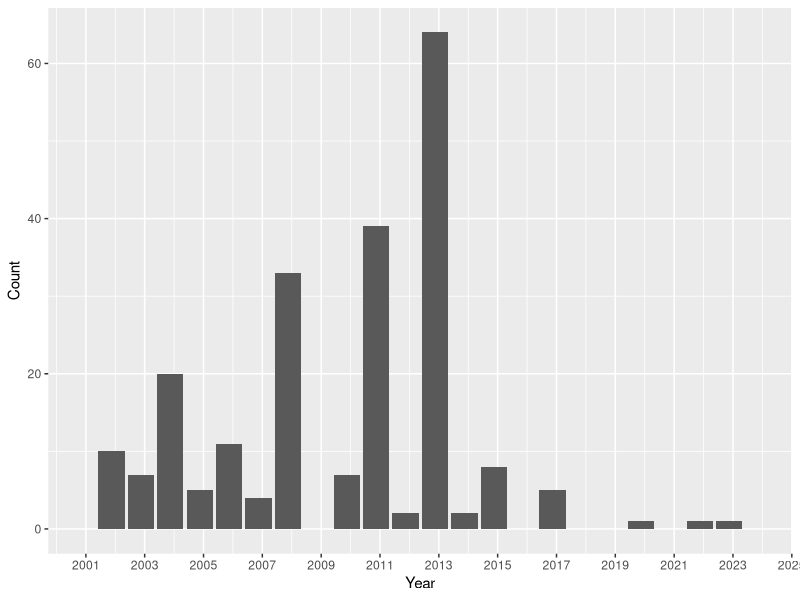
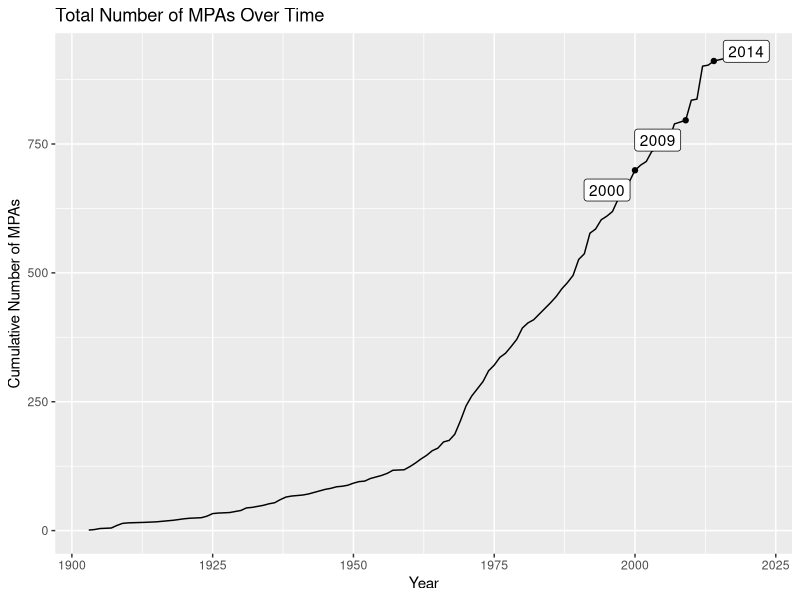
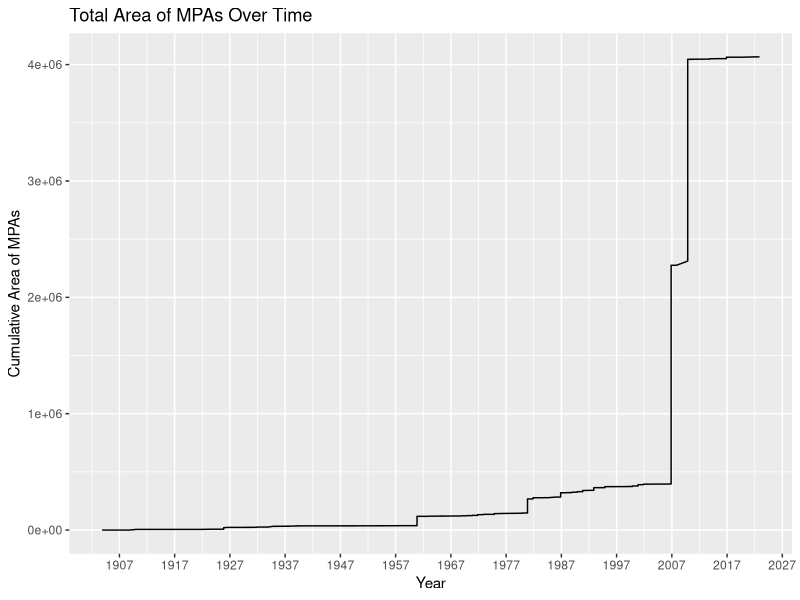
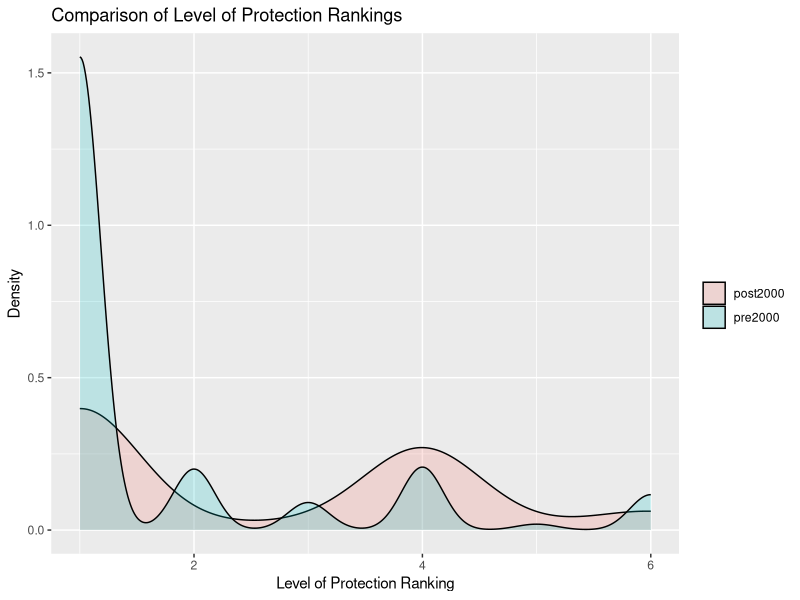
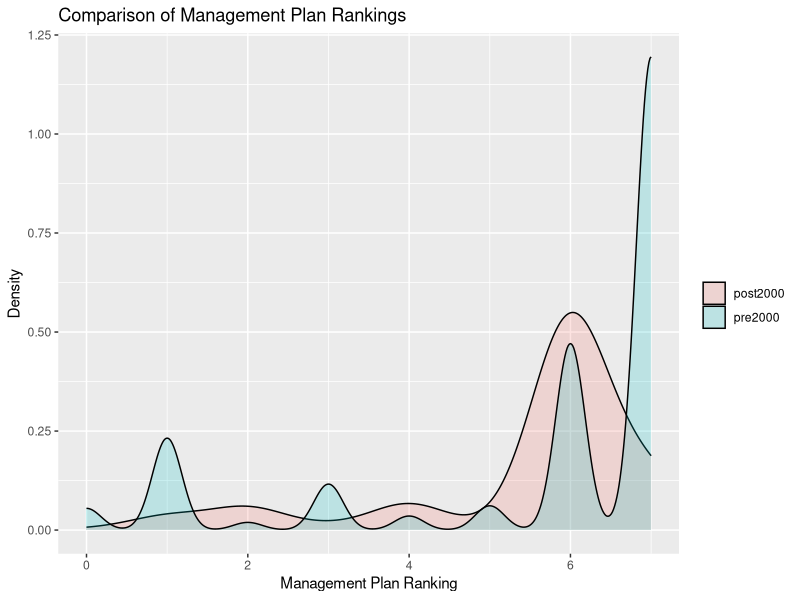
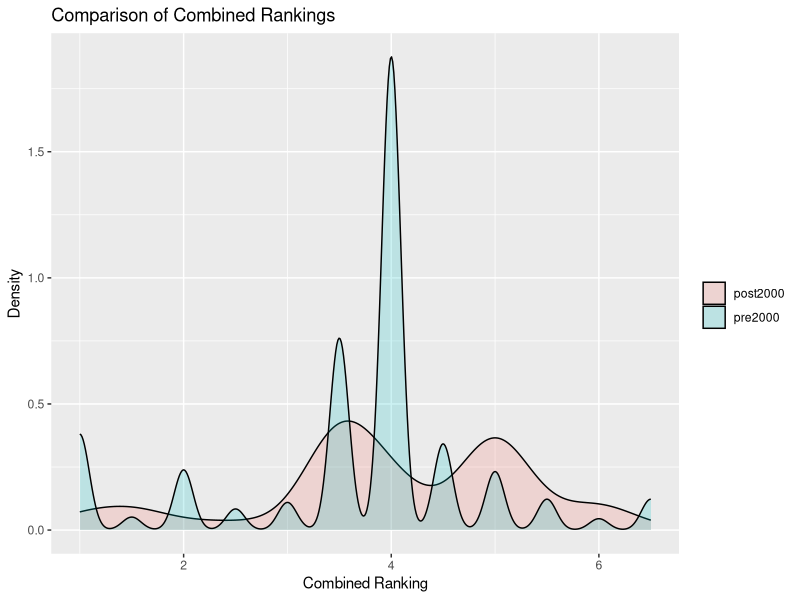

Write the R code that produced these figures, in order.
## ---- chunk 1
#knitr::opts_chunk$set(echo = TRUE)
library(here)
library(tidyverse)
library(lubridate)
library(dplyr)
library(ggplot2)
here()

MPA.data <- read.csv(here('DataRaw/NOAA_Marine_Protected_Areas_Inventory_2023.csv'),
                     stringsAsFactors = TRUE, 
                     colClasses = c('Year.Established' = 'factor'))

MPA.data.clean <- MPA.data %>%
  select(OBJECTID, Site.Name, State, Level.of.Protection, Management.Plan, Year.Established, Marine.Status, Area..km2., Marine.Area..km2., Percent.Area.Marine, No.Take.Area..km2., Longitude, Latitude) %>% 
  filter(Year.Established != 0)

MPA.data.clean$Year.Established <- as.Date(MPA.data.clean$Year.Established, format = '%Y')

colnames(MPA.data.clean)[8] <- "Area"
colnames(MPA.data.clean)[9] <- "Marine.Area"
colnames(MPA.data.clean)[11] <- "No.Take.Area"
  
Clean.plot <- 
  ggplot(MPA.data.clean) +
  geom_bar(aes(x=Year.Established)) +
  scale_x_date(date_breaks = "2 years", date_labels = "%Y", limits = as.Date(c("2000-11-15", "2023-11-15"))) +
  labs(x = "Year", y = "Count")
print(Clean.plot)


NoTake <- MPA.data.clean %>% 
  filter(No.Take.Area != 0)

PartialNoTake <- NoTake %>% 
  filter(Area != No.Take.Area)

#filter(Marine.Status == Marine)?
## ---- chunk 2
library(ggrepel)

MPA.parks.year <- MPA.data.clean %>%
  mutate("year" = year(Year.Established)) %>%
  group_by(year) %>%
  summarise(count = n()) %>% # Getting the number of parks created per year
  mutate('Cumulative' = cumsum(count)) # Calculating a cumulative sum of the total number of parks per year

# Plot the cumulative sum of NUMBER of MPAs per year to visualize trend over time.
total_num_plot <-
  ggplot(MPA.parks.year) +
  geom_line(aes(x = year,
                y = Cumulative)) +
  labs(title = "Total Number of MPAs Over Time",
       x = "Year",
       y = "Cumulative Number of MPAs") +
  geom_point(data=MPA.parks.year %>% filter(year == 2000| year == 2009| year == 2014),
             aes(x = year,
                 y = Cumulative)) +
  geom_label_repel(data=MPA.parks.year %>% filter(year == 2000| year == 2009| year == 2014),
                                            aes(label = year,
                                                x = year,
                                                y = Cumulative),
                                            box.padding   = 0.35, 
                                            point.padding = 0.75)

total_num_plot

# Wrangle data to have the cumulative total area over time.
MPA.totalarea.year <- MPA.data.clean %>%
  mutate("year" = year(Year.Established)) %>%
  arrange(ymd(MPA.data.clean$Year.Established)) %>%
  mutate('Cum_Area' = cumsum(Area))

# Plot the cumulative sum of AREA of MPAs per year to visualize trend over time.
total_area_plot <-
  ggplot(MPA.totalarea.year) +
  geom_line(aes(x = Year.Established,
                y = Cum_Area)) +
  labs(title = "Total Area of MPAs Over Time",
       x = "Year",
       y = "Cumulative Area of MPAs") +
  scale_x_date(date_breaks = "10 years", date_labels = "%Y")

total_area_plot
## ---- chunk 3
# Wrangling the data in order to turn qualitative variables into numeric values.

# Checking the categories of Level of Protection and Management Plan columns in the df.
levels(MPA.data.clean$Level.of.Protection)
levels(MPA.data.clean$Management.Plan)

# Making a new df to work with for this section
MPA_ttest_df <- MPA.data.clean %>%
  select(OBJECTID, Level.of.Protection, Management.Plan, Year.Established) %>%
  mutate("year" = year(Year.Established))

## ---- chunk 4
# Creating a new column with number values assigned to each Level of Protection.
# Range from 1 (lowest level of protection) to 6 (highest level of protection).
# Values/ranking based off metadata information of what each Level allows.

# Starting with Level of Protection
MPA_ttest_df$Level_Val <- as.numeric(ifelse(MPA_ttest_df$Level.of.Protection == "No Access", '6',
                                      ifelse(MPA_ttest_df$Level.of.Protection == "No Impact",'5',
                                      ifelse(MPA_ttest_df$Level.of.Protection == "No Take",'4',
                                      ifelse(MPA_ttest_df$Level.of.Protection == "Uniform Multiple Use",'1',
                                      ifelse(MPA_ttest_df$Level.of.Protection == "Zoned Multiple Use",'2',
                                      ifelse(MPA_ttest_df$Level.of.Protection == "Zoned w/No Take Areas",'3',
                                             '0')))))))

# Do the same thing as above for the Management Plan column.
MPA_ttest_df$Mngmt_Val <- as.numeric(ifelse(MPA_ttest_df$Management.Plan == 
                                              "Community Agreement", '2',
                                      ifelse(MPA_ttest_df$Management.Plan == 
                                               "MPA Management Plan", '6',
                                      ifelse(MPA_ttest_df$Management.Plan == 
                                               "MPA Programmatic Management Plan", '6',
                                      ifelse(MPA_ttest_df$Management.Plan == 
                                               "No Management Plan", '1',
                                      ifelse(MPA_ttest_df$Management.Plan == 
                                               "Non-MPA Programmatic Fisheries Management Plan", '4',
                                      ifelse(MPA_ttest_df$Management.Plan == 
                                               "Non-MPA Programmatic Habitat Management Plan", '5',
                                      ifelse(MPA_ttest_df$Management.Plan == 
                                               "Non-MPA Programmatic Species Management Plan", '3',
                                      ifelse(MPA_ttest_df$Management.Plan == 
                                               "Non-MPA Programmatic Species Management Plan\n", '3',
                                      ifelse(MPA_ttest_df$Management.Plan == 
                                               "Site-Specific Management Plan", '7',
                                             '0'))))))))))

# Make another column for the combined average of the ranking from Level of Protection and Management Plan
MPA_ttest_df$Combo_Val <- rowMeans(MPA_ttest_df[ , c(6,7)], na.rm=TRUE)

# Make another column that separates years into two categories for t-test (pre and post 2000)
MPA_ttest_df$PrePost <- as.factor(ifelse(MPA_ttest_df$year < 2000, 'pre2000','post2000'))

## ---- chunk 5
# Making a basic plot to visualize the frequency of different rankings for pre/post 2000.

# Starting with Level of Protection
LevelProt_density <-
  ggplot(MPA_ttest_df,
         aes(Level_Val, fill = factor(PrePost))) +
  geom_density(alpha = 0.2) +
  labs(x = "Level of Protection Ranking",
       y = "Density",
       fill = "",
       title = "Comparison of Level of Protection Rankings")

LevelProt_density

# Moving on to Management Plan
Mngmt_density <-
  ggplot(MPA_ttest_df,
         aes(Mngmt_Val, fill = factor(PrePost))) +
  geom_density(alpha = 0.2) +
  labs(x = "Management Plan Ranking",
       y = "Density",
       fill = "",
       title = "Comparison of Management Plan Rankings")

Mngmt_density

# Finally on to Combined Ranking
Combo_density <-
  ggplot(MPA_ttest_df,
         aes(Combo_Val, fill = factor(PrePost))) +
  geom_density(alpha = 0.2) +
  labs(x = "Combined Ranking",
       y = "Density",
       fill = "",
       title = "Comparison of Combined Rankings")

Combo_density

## ---- chunk 6
# Two-sample T-test for Level of Protection
# Null: the protection level means are equal; alt: means are not equal)
level.twosample <- t.test(MPA_ttest_df$Level_Val ~ MPA_ttest_df$PrePost)
level.twosample

# Two-sample T-test for Management Plan
# Null: the protection level means are equal; alt: means are not equal)
mngmt.twosample <- t.test(MPA_ttest_df$Mngmt_Val ~ MPA_ttest_df$PrePost)
mngmt.twosample

# Two-sample T-test for Combo of Level of Protection and Management Plan
# Null: the protection level means are equal; alt: means are not equal)
combo.twosample <- t.test(MPA_ttest_df$Combo_Val ~ MPA_ttest_df$PrePost)
combo.twosample

